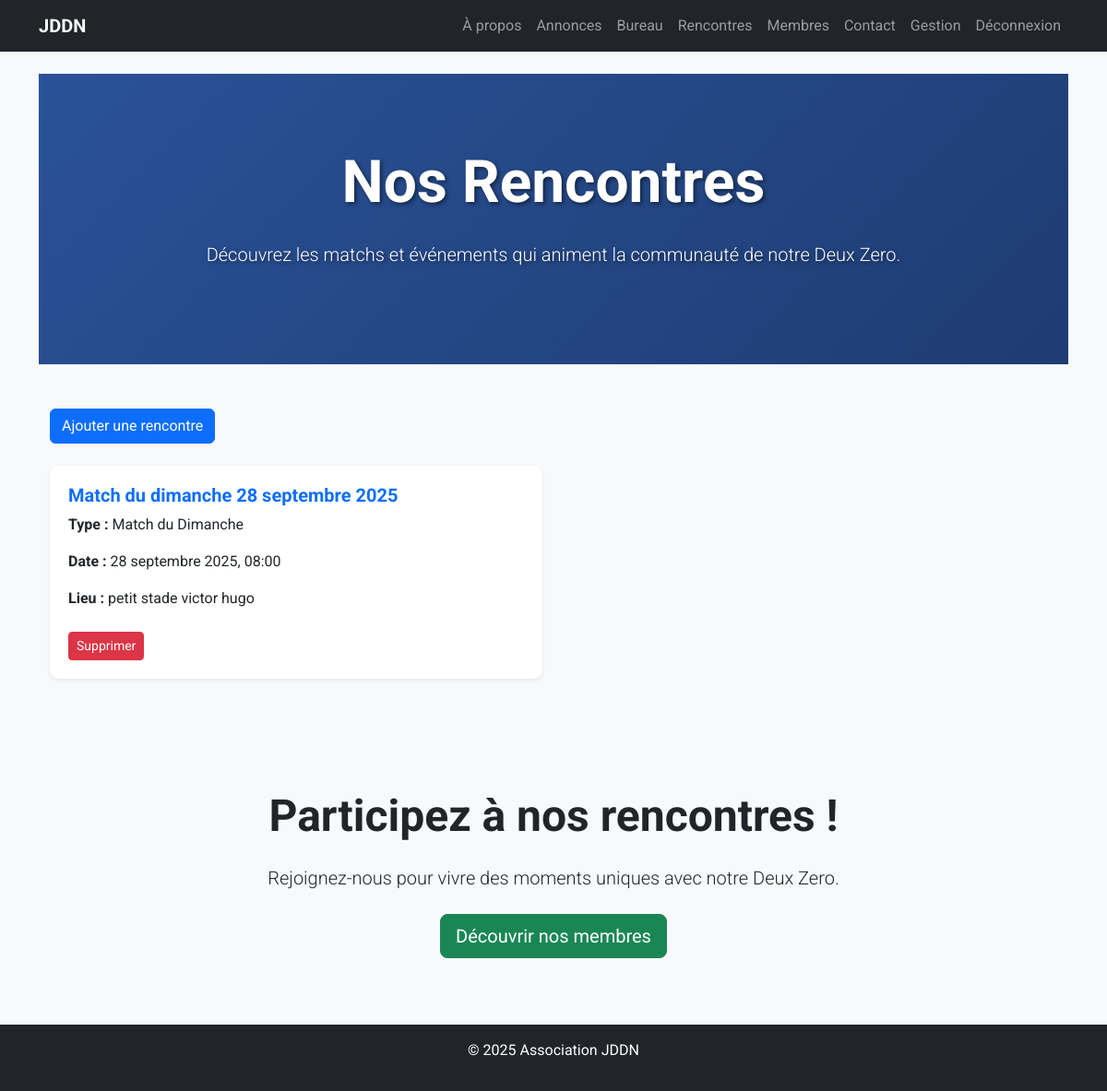
Screenshot of /rencontres/ (signed in) with the database file from the repository.
### core/models.py (models this page shows, shortened)
class Match(models.Model):
    TYPE_CHOICES = [
        ('match_dimanche', 'Match du Dimanche'),
        ('contre', 'Contre (Affrontement)'),
    ]
    association = models.ForeignKey(Association, on_delete=models.CASCADE, related_name='matches')
    type_match = models.CharField(max_length=20, choices=TYPE_CHOICES)
    titre = models.CharField(max_length=200)
    description = models.TextField(blank=True)
    date_match = models.DateTimeField()
    lieu = models.CharField(max_length=100, blank=True)
    adversaire = models.CharField(max_length=100, blank=True)  # Pour les contres
    mise = models.DecimalField(max_digits=10, decimal_places=2, default=0.00)  # Somme exigée pour contres

### core/views.py (the view)
# urls.py: path('rencontres/', views.rencontres, name='rencontres'),
@login_required
def rencontres(request):
    association = request.user.association
    if not association:
        logger.error("No association for user %s", request.user)
        return render(request, 'core/403.html', {'error': 'Aucune association associée à cet utilisateur.'}, status=403)
    matches = Match.objects.filter(association=association).order_by('-date_match')
    logger.debug("Found %d matches for association %s", matches.count(), association)
    matches_with_delays = [(match, index / 3.0) for index, match in enumerate(matches)]
    return render(request, 'core/rencontres.html', {
        'association': association,
        'matches_with_delays': matches_with_delays,
    })

### core/models.py (called while the page is built)
    def is_bureau(self):
        return self.role and self.role.nom != 'membre_simple'

### templates/core/rencontres.html (shortened to what this page needs)
{% extends 'base.html' %}
{% load static %}
{% block content %}
<div class="container-fluid p-0">
    <div class="hero-section text-center text-white" style="background: linear-gradient(135deg, #2a5298 0%, #1e3c72 100%); padding: 80px 20px;">
        <h1 class="display-3 fw-bold mb-4 animate__animated animate__fadeIn">Nos Rencontres</h1>
        <p class="lead mb-4 animate__animated animate__fadeIn" style="animation-delay: 0.3s;">
            Découvrez les matchs et événements qui animent la communauté de notre Deux Zero.
        </p>
    </div>
    <div class="container my-5">
        {% if user.role.nom == 'president' or user.role.nom == 'vice_president' %}
            <a href="{% url 'ajouter_match' %}" class="btn btn-primary mb-4 animate__animated animate__pulse">Ajouter une rencontre</a>
        {% endif %}
        {% if matches_with_delays %}
            <div class="row">
                {% for match, delay in matches_with_delays %}
                    <div class="col-md-6 mb-4">
                        <div class="card h-100 border-0 shadow-sm animate__animated animate__fadeInUp" style="animation-delay: {{ delay }}s;">
                            <div class="card-body">
                                <h5 class="card-title text-primary fw-bold">{{ match.titre }}</h5>
                                <p class="card-text"><strong>Type :</strong> {{ match.get_type_match_display }}</p>
                                <p class="card-text"><strong>Date :</strong> {{ match.date_match|date:"d F Y, H:i" }}</p>
                                <p class="card-text"><strong>Lieu :</strong> {{ match.lieu }}</p>
                                {% if user.role.nom == 'president' or user.role.nom == 'vice_president' %}
                                    <a href="{% url 'supprimer_match' match.id %}" class="btn btn-danger btn-sm mt-2" onclick="return confirm('Voulez-vous vraiment supprimer cette rencontre ?');">Supprimer</a>
                                {% endif %}
                            </div>
                        </div>
                    </div>
                {% endfor %}
            </div>
        {% endif %}
    </div>
    <div class="cta-section text-center py-5 bg-light">
        <h2 class="display-5 fw-bold mb-4 animate__animated animate__fadeIn">Participez à nos rencontres !</h2>
        <p class="lead mb-4">Rejoignez-nous pour vivre des moments uniques avec notre Deux Zero.</p>
        <a href="{% url 'membres' %}" class="btn btn-success btn-lg animate__animated animate__pulse">Découvrir nos membres</a>
    </div>
    <link rel="stylesheet" href="https://cdnjs.cloudflare.com/ajax/libs/animate.css/4.1.1/animate.min.css">
</div>
{% endblock %}

### static/css/custom.css (style rules this page uses)
body { background-color: #f8f9fa; }

### templates/core/rencontres.html (style rules this page uses)
.hero-section { min-height: 300px; display: flex; flex-direction: column; justify-content: center; text-shadow: 2px 2px 4px rgba(0, 0, 0, 0.5); }
.card { transition: transform 0.3s ease, box-shadow 0.3s ease; border-radius: 10px; overflow: hidden; }
.card-body { background: #fff; padding: 20px; }
.btn-danger { transition: background-color 0.3s ease; }
.btn-primary, .btn-success { transition: background-color 0.3s ease; }
.animate__pulse { animation-duration: 1.5s; animation-iteration-count: infinite; }
body { font-family: 'Roboto', sans-serif; }

### rows the page displays
Match: titre "Match du dimanche 28 septembre 2025", type_match "Match du Dimanche", date_match "28 septembre 2025, 08:00", lieu "petit stade victor hugo"
